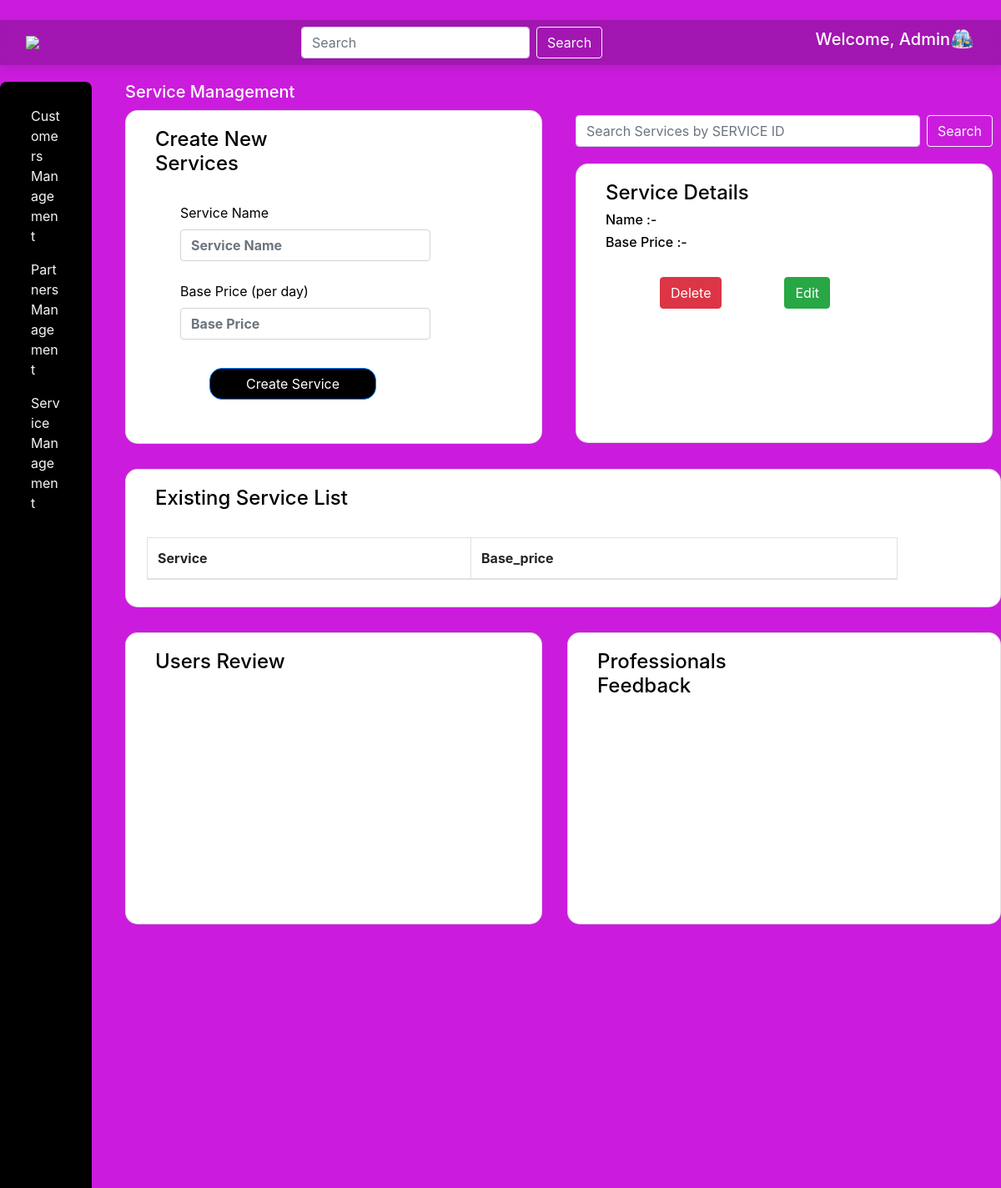
Page /Show_table (upper part) on the earlier database version.
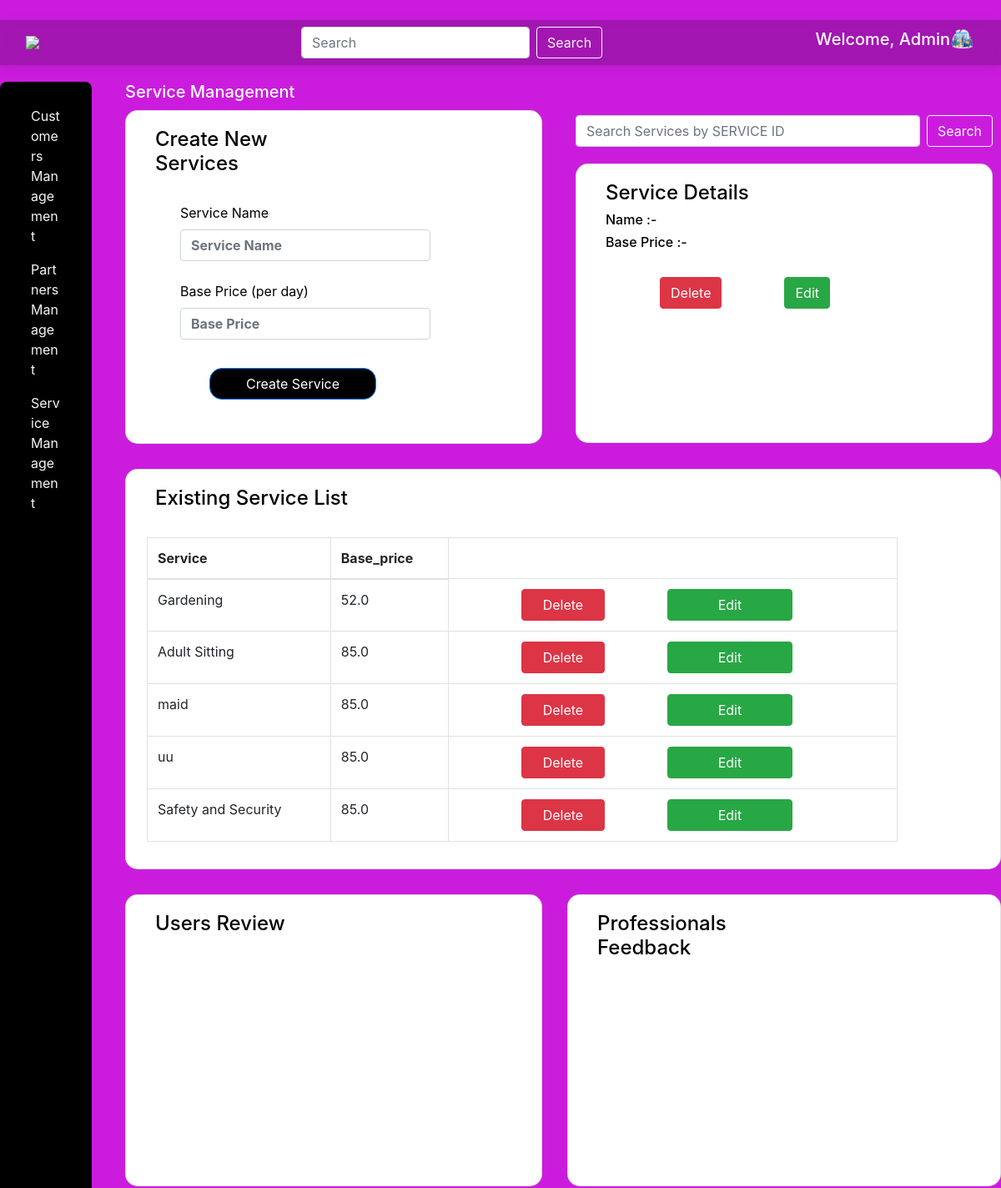
Same page on the later database version.
### tables this page shows
CREATE TABLE service (
	id INTEGER NOT NULL, 
	name VARCHAR(100) NOT NULL, 
	charges FLOAT NOT NULL, 
	PRIMARY KEY (id), 
	UNIQUE (name)
);

### backend/main.py (the view)
@app.route('/Show_table', methods=['GET'])
def show():
    db = get_db()
    cursor = db.cursor()
    cursor.execute('SELECT name, charges FROM service')
    table1 = cursor.fetchall()
    return render_template('Admin_dash1.html' , table1=table1)

### backend/main.py (called while the page is built)
def get_db():
    db = getattr(g, '_database',None)
    if db is None:
        db = g._database = sqlite3.connect(Database)
    return db

### templates/Admin_dash1.html (shortened to what this page needs)
<!DOCTYPE html>
    <head>
        <link href="https://stackpath.bootstrapcdn.com/bootstrap/4.5.2/css/bootstrap.min.css" rel="stylesheet">
        <link href="https://cdnjs.cloudflare.com/ajax/libs/font-awesome/5.15.4/css/all.min.css" rel="stylesheet">
        <nav class="navbar navbar-expand-lg navbar-dark mt-4" style="background-color: rgba(0, 0, 0, 0.2); backdrop-filter: blur(8px); -webkit-backdrop-filter: blur(8px); margin: 20px auto; box-shadow: 0 4px 12px rgba(0,0,0,0.1);">
        <div class="container-fluid" >
            <img src="menu.png" onclick="toggleMenu()" style="width:30px;cursor:pointer;">
        <form class="d-flex" role="search" style="margin-left: 300px;">
      <input class="form-control mr-2" type="search" placeholder="Search" aria-label="Search">
      <button class="btn btn-outline-light" type="submit">Search</button>
    </form>
    <div class="ml-auto" style="display: flex; align-items: flex-start;">
        <H5 style="color: white;">Welcome, Admin</H5>
        <img src="{{ url_for('static', filename='56.png') }}" alt="Logo" width="30" height="24" class="d-inline-block align-text-top">
        </div>
        </nav>
    </head>
    <body style="background-color: rgb(203, 28, 222);">
        <div class="side_card" style="display: flex; gap: 40px; align-items: flex-start;">
  <div class="card" style="height: 1500px; width: 250px; border-radius: 8px; background-color: black; padding: 20px;">
    <a class="nav-link" style="color:whitesmoke; display: block;" href="/Customers_management">Customers Management</a>
    <a class="nav-link" style="color:whitesmoke; display: block;" href="/Partner_Management">Partners Management</a>
    <a class="nav-link" style="color:whitesmoke; display: block;" href="/Service_Management">Service Management</a>
  </div>
  <div style="display: flex; flex-direction: column; gap: 30px;">
    <div style="display: flex; gap: 40px;">
      <div>
        <h5 style="margin-bottom: 10px; color: white;">Service Management</h5>
        <div class="card" style="height: 400px; width: 500px; border-radius: 15px; background-color: white;">
          <div class="mb-3" style="width: 250px; margin-left: 25px; margin-top: 20px;">
            <form action="{{ url_for('service') }}" method="post">
            <h4 style="color: black; margin-left: 10px;">Create New Services</h4>
            <br>
            <label for="username" class="form-label" style="margin-left: 40px; color: black;">Service Name</label>
            <input type="text" class="form-control" id="username" placeholder="Service Name" name="service" style="width: 300px; margin-left: 40px; font-weight: bold;"><br>
            <label for="price" class="form-label" style="margin-left: 40px; color: black;">Base Price (per day)</label>
            <input type="text" class="form-control" id="price" placeholder="Base Price" name="price" style="width: 300px; margin-left: 40px; font-weight: bold;"><br>
            <button type="submit" class="btn btn-primary" style="margin-top: 10px; width: 200px; margin-left: 75px; border-radius: 15px; background-color: black; color: white;">Create Service</button>
          </form>
          </div>
        </div>
      </div>
      <div>
        <form class="d-flex" role="search" style="margin-top: 40px; width: 500px;">
          <input class="form-control mr-2" type="search" placeholder="Search Services by SERVICE ID" aria-label="Search Services by SERVICE ID">
          <button class="btn btn-outline-light" type="submit">Search</button>
        </form>
        <div class="card" style="height: 335px; width: 500px; border-radius: 15px; background-color: white; margin-top: 20px;">
          <div class="mb-3" style="width: 250px; margin-left: 25px; margin-top: 20px;">
            <h4 style="color: black; margin-left: 10px;">Service Details</h4>
            <h6 style="color: black; margin-left: 10px;">Name :-</h6>
            <h6 style="color: black; margin-left: 10px;">Base Price :-</h6>
            <br>
            <div style="display: flex; align-items: flex-start;">
              <button class="btn btn-danger" style="width: 100px; margin-left: 75px;">Delete</button>
              <button class="btn btn-success" style="width: 150px; margin-left: 75px;">Edit</button>
            </div>
          </div>
        </div>
      </div>
    </div>
    <div class="card" style="height: auto; width: 1050px; border-radius: 15px; background-color: white;">
      <div class="mb-3" style="width: 250px; margin-left: 25px; margin-top: 20px;">
        <h4 style="color: black; margin-left: 10px;">Existing Service List</h4>
        <br>
        <table class="table table-bordered" style="width: 900px;">
      <thead>
        <tr>
          <th>Service</th>
          <th>Base_price</th>
        </tr>
      </thead>
      <tbody>
        {% for user1 in table1 %}
        <tr>
          <td>{{ user1[0] }}</td>
          <td>{{ user1[1] }}</td>
          <td>
          <div style="display: flex; align-items: flex-start;">
             <button class="btn btn-danger" style="width: 100px; margin-left: 75px;">Delete</button>
             <button class="btn btn-success" style="width: 150px; margin-left: 75px;">Edit</button>
          </div>
          </td>
        </tr>
        {% endfor %}
      </tbody>
    </table>
    </div>
    </div>
    <div style="display: flex; gap: 30px;">
    <div class="card" style="height: 350px; width: 500px; border-radius: 15px; background-color: white; align-items: flex-start;">
      <div class="mb-3" style="width: 250px; margin-left: 25px; margin-top: 20px;">
        <h4 style="color: black; margin-left: 10px;">Users Review</h4>
      </div>
    </div>
<div class="card" style="height: 350px; width: 520px; border-radius: 15px; background-color: white; align-items: flex-start;">
      <div class="mb-3" style="width: 250px; margin-left: 25px; margin-top: 20px;">
        <h4 style="color: black; margin-left: 10px;">Professionals Feedback</h4>
      </div>
    </div>
</div>
  </div>
</div>
        </body>
        </html>

Differences in the rows shown:
added service: name "Gardening", charges "52.0"
added service: name "Adult Sitting", charges "85.0"
added service: name "maid", charges "85.0"
added service: name "uu", charges "85.0"
added service: name "Safety and Security", charges "85.0"
